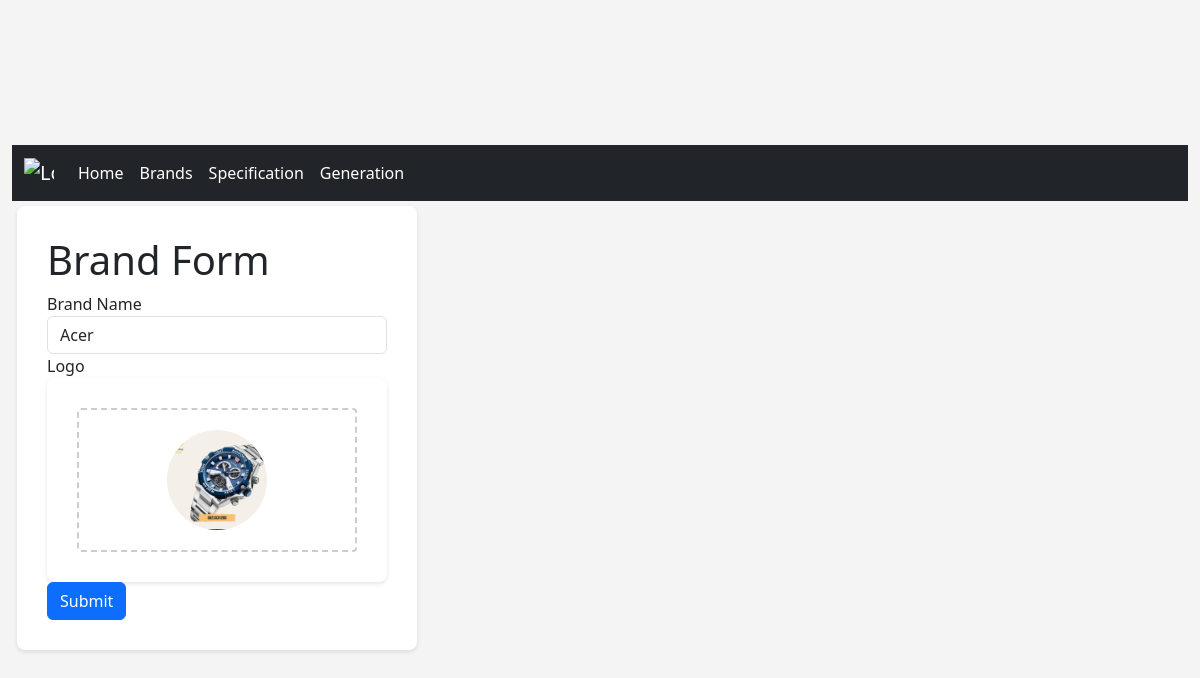
The page //brand/update/2 on the database its author committed.
### computer/models.py (models this page shows, shortened)
class ComputerBrands(models.Model):
    brand_name = models.CharField(max_length=50)
    logo = models.ImageField(upload_to='media')

### computer/views.py (the view, shortened to what this page needs)
# urls.py: path('brand/update/<int:pk>', views.UpdateBrandView.as_view(), name='update_brand'),
class UpdateBrandView(View):
    def get(self, request, pk):
        brand = get_object_or_404(ComputerBrands, pk=pk)
        form = BrandForm(instance=brand)
        return render(request, 'brand_update.html', {'form': form})

### computer/forms.py
class BrandForm(forms.ModelForm):
    class Meta:
        model = ComputerBrands
        fields = '__all__'

### templates/brand_update.html (shortened to what this page needs)
{% load widget_tweaks %}
<!DOCTYPE html>
<html lang="en">
<head>
  <link rel="stylesheet" href="https://cdnjs.cloudflare.com/ajax/libs/font-awesome/5.15.3/css/all.min.css">
  <link rel="stylesheet" href="https://cdn.jsdelivr.net/npm/bootstrap@5.3.0/dist/css/bootstrap.min.css">
</head>
<body>
  <div class="container-fluid">
    {% include 'navbar.html' %}
    <div class="container" style="margin: 5px;">
    <h1>Brand Form</h1>
  <form method="POST" action="" enctype="multipart/form-data">
    <div class="form-group">
      <label for="brand_name">Brand Name</label>
      {{ form.brand_name|add_class:"form-control" }}
    </div>
        <div class="form-group">
          <label for="logo">Logo</label><br>
          <div class="container upload-container">
            <label for="logo" class="upload-label">
              {% if form.instance.logo %}
              <img src="{{ form.instance.logo.url }}" width="100px" height="100px" id="image-preview" style="border-radius: 50%; object-fit: cover;">
                {% else %}
              <img src="https://as2.ftcdn.net/v2/jpg/04/81/13/43/1000_F_481134373_0W4kg2yKeBRHNEklk4F9UXtGHdub3tYk.jpg" width="100px" height="100px" id="image-preview" style="border-radius: 50%; object-fit: cover;  id="image-preview">
              {% endif %}
            </label>
          </div>
        </div>
        <button type="submit" class="btn btn-primary">Submit</button>
      </form>
    </div>
  </div>
</body>
</html>

### templates/brand_update.html (style rules this page uses)
body { display: flex; justify-content: center; align-items: center; height: 100vh; margin: 0; background-color: #f4f4f4; }
.container { max-width: 400px; background-color: #fff; padding: 30px; border-radius: 8px; box-shadow: 0 2px 4px rgba(0, 0, 0, 0.1); }
.upload-label { display: flex; justify-content: center; align-items: center; border: 2px dashed #ccc; border-radius: 4px; padding: 20px; font-size: 16px; cursor: pointer; transition: border 0.3s ease; }

### rows shown on the page
ComputerBrands: brand_name "Acer", instance.logo (picture)
